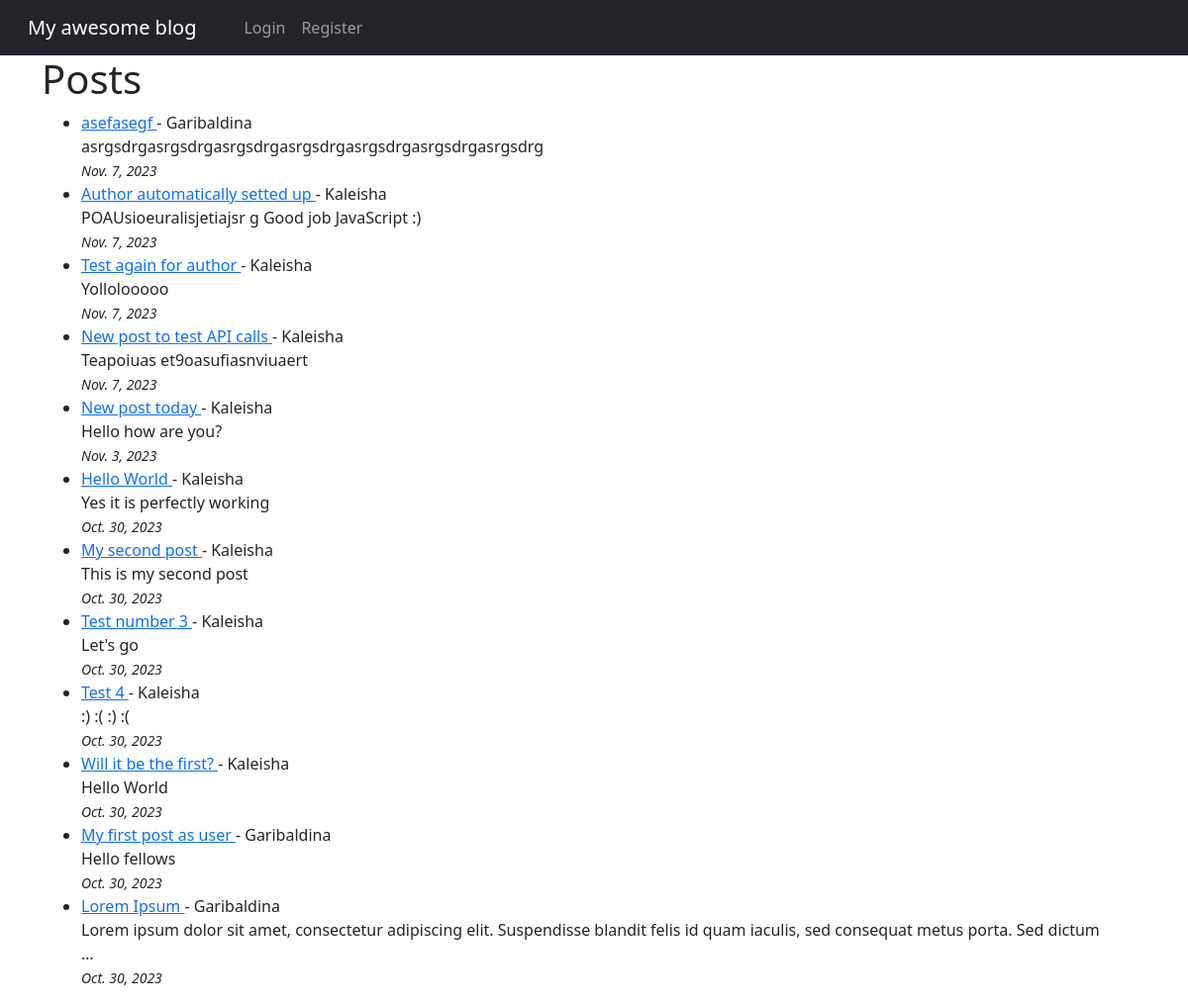
The page / on the database its author committed.
### theblog/models.py (models this page shows, shortened)
class Post(models.Model):
    title = models.CharField(max_length=255)
    title_tag = models.CharField(max_length=255)
    body = models.TextField()
    author = models.ForeignKey(User, on_delete=models.CASCADE)
    post_date = models.DateField(auto_now_add=True)
    likes = models.ManyToManyField(User, related_name='blog_posts')

### theblog/views.py (the view)
class HomeView(ListView):
    model = Post
    template_name = 'home.html'
    ordering = ['-post_date']

### theblog/templates/home.html (shortened to what this page needs)
{% extends "base.html" %}
{% block content %}
<h1>Posts</h1>
<ul>
{% for post in object_list %}
<li>
  <a href=" {% url 'article-detail' post.pk %}"
  > {{ post.title }} </a> - {{post.author.username }}
  {{ post.body|truncatewords:20|safe }}
  <small><br/> <i>{{ post.post_date }}</i></small></li>
{% endfor %}
</ul>
{% endblock %}

### rows shown on the page
Post: title "asefasegf", author.username "Garibaldina", body "asrgsdrgasrgsdrgasrgsdrgasrgsdrgasrgsdrgasrgsdrgasrgsdrg", post_date "Nov. 7, 2023"
Post: title "Author automatically setted up", author.username "Kaleisha", body "POAUsioeuralisjetiajsr g Good job JavaScript :)", post_date "Nov. 7, 2023"
Post: title "Test again for author", author.username "Kaleisha", body "Yollolooooo", post_date "Nov. 7, 2023"
Post: title "New post to test API calls", author.username "Kaleisha", body "Teapoiuas et9oasufiasnviuaert", post_date "Nov. 7, 2023"
Post: title "New post today", author.username "Kaleisha", body "Hello how are you?", post_date "Nov. 3, 2023"
Post: title "Hello World", author.username "Kaleisha", body "Yes it is perfectly working", post_date "Oct. 30, 2023"
Post: title "My second post", author.username "Kaleisha", body "This is my second post", post_date "Oct. 30, 2023"
Post: title "Test number 3", author.username "Kaleisha", body "Let's go", post_date "Oct. 30, 2023"
Post: title "Test 4", author.username "Kaleisha", body ":) :( :) :(", post_date "Oct. 30, 2023"
Post: title "Will it be the first?", author.username "Kaleisha", body "Hello World", post_date "Oct. 30, 2023"
Post: title "My first post as user", author.username "Garibaldina", body "Hello fellows", post_date "Oct. 30, 2023"
Post: title "Lorem Ipsum", author.username "Garibaldina", body "Lorem ipsum dolor sit amet, consectetur adipiscing elit. Suspendisse blandit felis id quam iaculis, sed consequat metus porta. Sed dictum …", post_date "Oct. 30, 2023"
